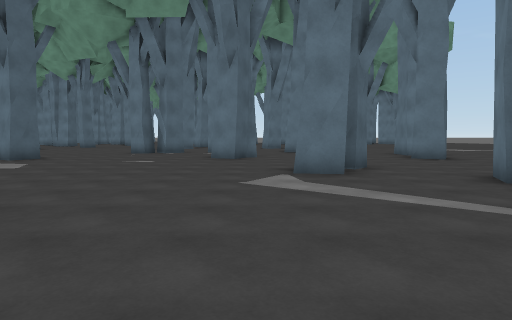
view 1 (above)

24 first-person views from a walk through a scene from a Unity 3-D project. The camera is 1.4 m above the floor, tilts 4° down and sees 75° across. Doors are open. The floor is counted in squares, 2 m on a side. Each view is taken from the middle of a square. On the plan, view 1 faces up. The plan holds only what a view shows up to about 10 squares ahead; the rest is blank. The place goes on beyond the plan. Surface patterns are stand-ins for the level's own textures.

view 2
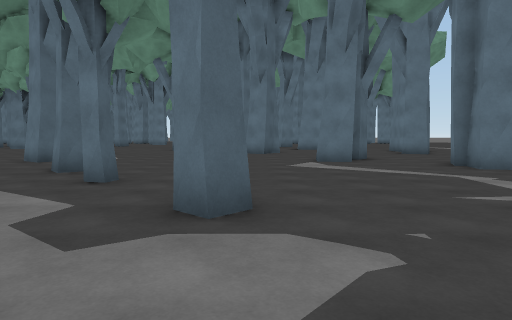

view 3
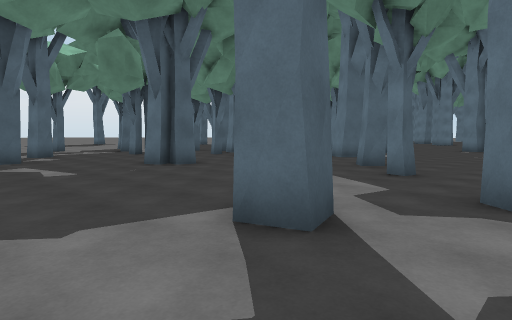

view 4
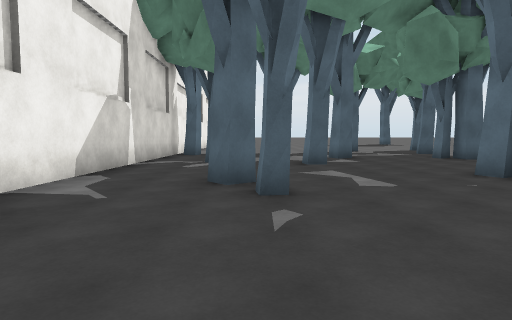

view 5
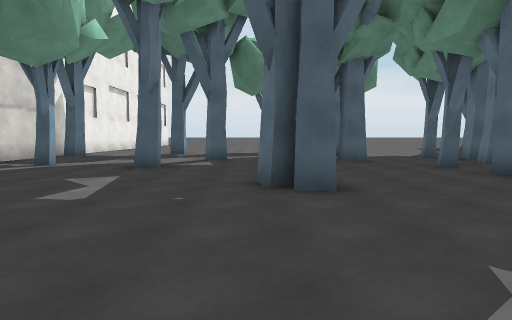

view 6
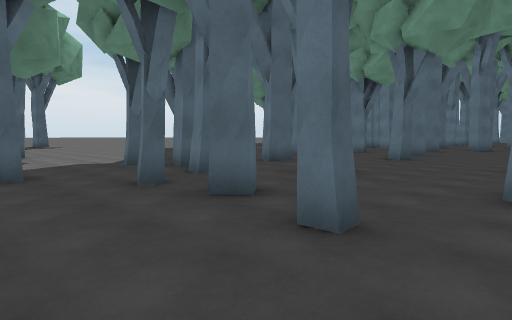

view 7
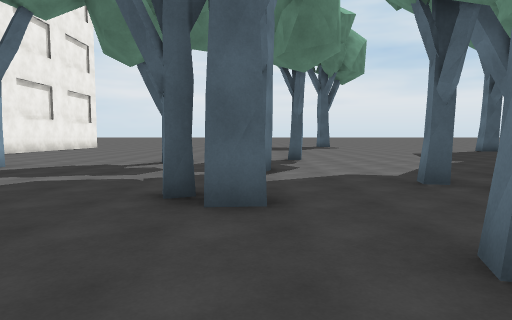

view 8
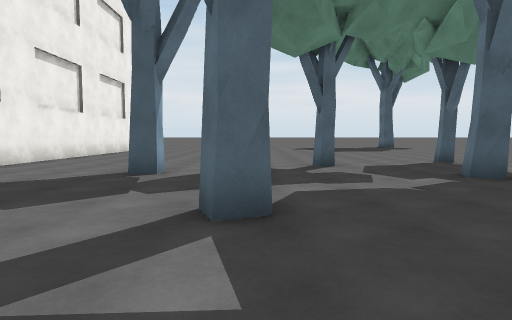

view 9
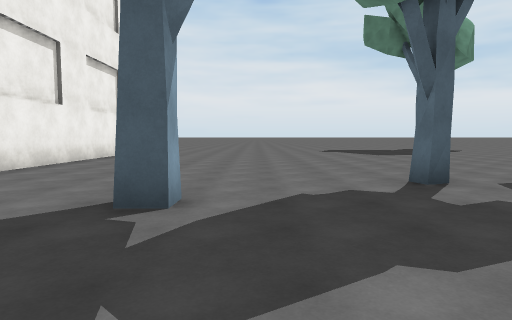

view 10
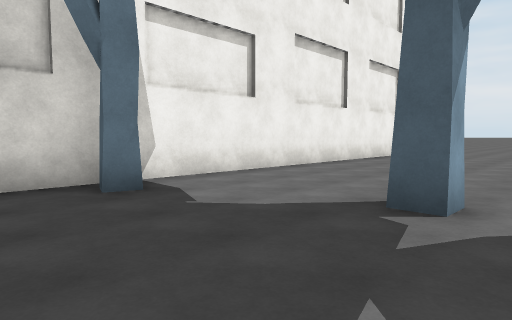

view 11
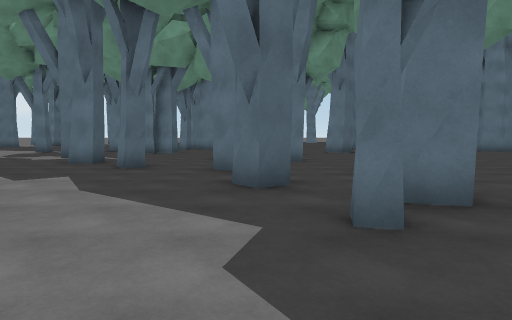

view 12
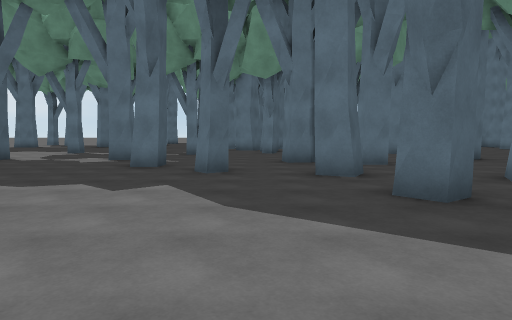

view 13
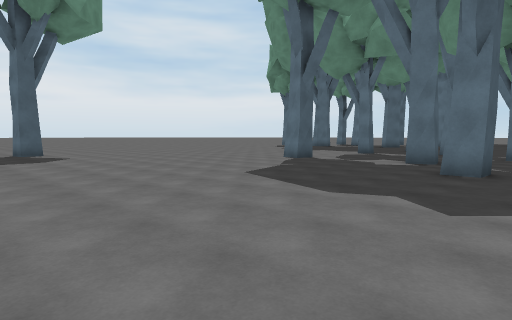

view 14
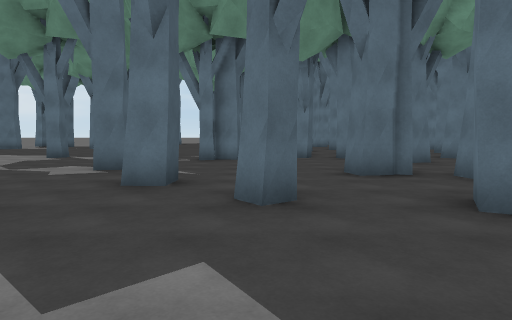

view 15
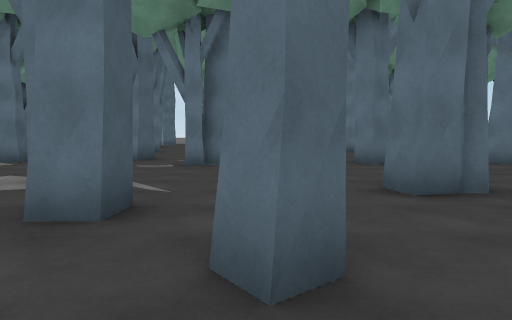

view 16
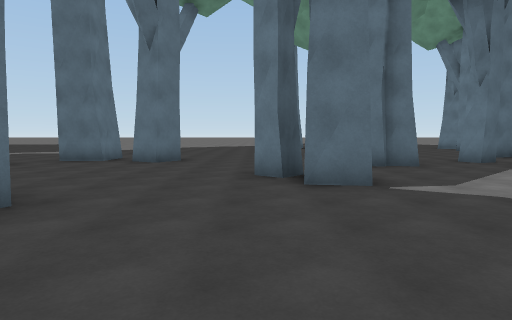

view 17
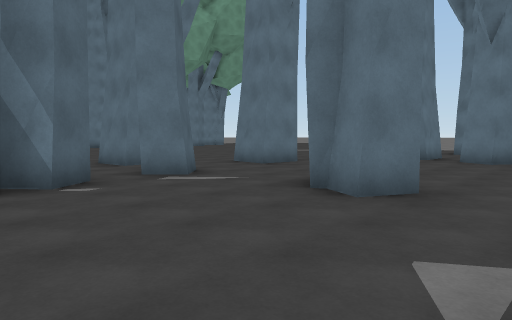

view 18
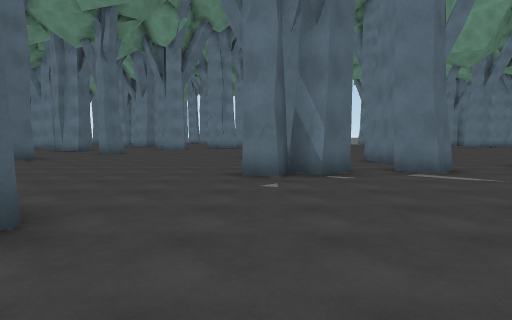

view 19
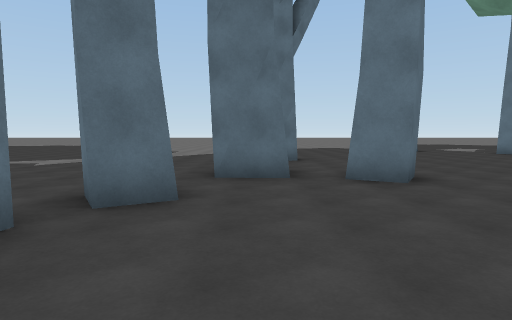

view 20
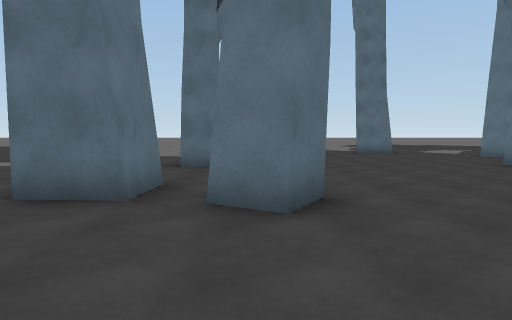

view 21
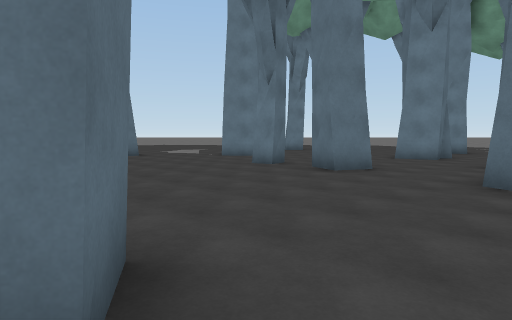

view 22
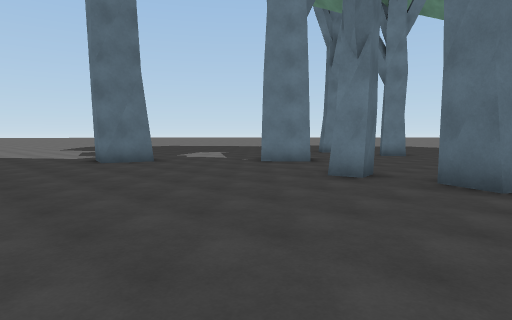

view 23
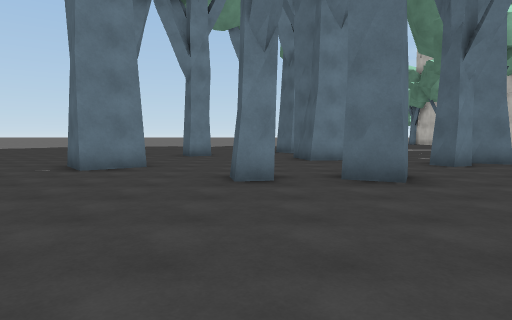

view 24
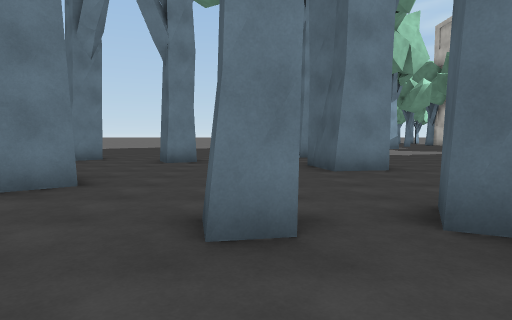

### Floor plan
Points are (right, up) in squares from view 1. A wall is a line through its corners. A room is listed if a view was taken in it or the views show most of it. See-through windows are left out.
Room 1 (views 1, 2, 3, 4, 5, 6, 7, 8, 9, 10, 11, 12, 13, 14, 15, 16, 17, 18)
walls: (-13.7, 6.3) (-14.5, 6.6); (-15.5, 7.8) (-16, 7.5) (-16.4, 8); (-16.6, 9.9) (-16.9, 10.1) (-16.6, 10.6); (-16, 10.4) (-16.3, 9.8) (-16.9, 10.1); (-6.7, 6.5) (-6.9, 6.1) (-7.7, 6.6); (-6.8, 10.6) (-7.2, 9.8) (-7.6, 10); (-12.4, 17.6) (-12.8, 18); (-15.5, 17.6) (-16, 17.3) (-16.4, 18); (-15.6, 17.6) (-16, 17.4); (-11.6, 18.1) (-12.1, 17.6); (-0.6, 10.4) (-1.4, 10.9) (-1.1, 11.5) (-1.3, 11.8); (-3, 14.6) (-3.8, 14) (-4.3, 14.7); (-19.8, 17.2) (-20.4, 17.3); (-1.9, 14.6) (-2.2, 15); (1.7, 6.2) (0.8, 6.4) (0.9, 7.3); (-0.9, 14.9) (-1.6, 14.3) (-2.1, 14.8); (-24.1, -7.2) (-7, -7.2); (-1.1, 17) (-1.5, 16.9) (-1.7, 18.2); (3.6, 1.6) (4.3, 1.2); (4.5, 4) (3.8, 4.2) (4, 4.9)
ways out: opening at (-1, 13.5) to room 2; opening at (0.8, 8.2) to room 2; opening at (4, 2.5) to room 2; opening at (6.5, -1.2) to room 2; opening at (-1, 16) to room 3; gap at (-3, 15)
objects: other object (-26, 14); other object (-26, 18); other object (-22, 14); other object (-21, 12); other object (-21, 17); other object (-20, 4); other object (-19, 1); other object (-19, 11); other object (-17, -3); other object (-17, 3); other object (-17, 13); other object (-17, 18); other object (-16, -6); other object (-16, 13) to (-16, 14); other object (-15, 6); other object (-15, 13); other object (-15, 16); other object (-14, -1); other object (-14, 2); other object (-14, 3); other object (-12, -5); other object (-12, -3) to (-12, -2); other object (-12, 4); other object (-12, 6); other object (-11, 8); other object (-11, 12); other object (-10, 5); other object (-9, 0); other object (-9, 1); other object (-8, -4); other object (-8, 4); other object (-7, -4); other object (-5, 4); other object (-5, 14); other object (-3, -2); other object (-3, 2); other object (-1, 0); other object (3, 0)
Room 2 (views 19, 20, 21, 22, 23, 24)
walls: (7.5, 4.6) (7.8, 5) (8.6, 4.6) (8.2, 3.7); (7.3, 4) (7.8, 5); (9.8, 11.8) (9.7, 12.8); (5.9, 10.2) (5, 10.7) (5.5, 11.5); (12.6, 2.3) (13.6, 3.1) (14.4, 2.2); (15.7, 5.3) (16.1, 6.7) (17.5, 6.4); (16, 6.3) (16.1, 6.7); (7, 12.4) (5.6, 12.5) (5.7, 13.6); (3.7, 4.9) (4.2, 5.9); (7.2, 0) (8.4, 0.3) (8.6, -0.9) (8.8, -1.1); (5.6, 13.2) (5.7, 13.9); (3.7, 13.8) (3.2, 14.6) (4, 15.1); (11.6, -2.2) (12.3, -1.8) (12.7, -2.6); (3.4, 14.2) (3.2, 14.6); (2.6, 14.9) (1.3, 15); (14.9, -3) (15.4, -2.6)
ways out: opening at (-1, 13.5) to room 1; opening at (0.8, 8.2) to room 1; opening at (4, 2.5) to room 1; opening at (6.5, -1.2) to room 1; opening at (0.5, 15) to room 3; opening at (2, 17.5) to room 3
objects: other object (2, 8); other object (5, 2); other object (10, 4)
Room 3 (no view inside)
walls: (1.3, 15) (1.5, 16.3)
ways out: opening at (-1, 16) to room 1; opening at (0.5, 15) to room 2; opening at (2, 17.5) to room 2

Positions as (right, up) in squares from view 1, and headings:
1: (0, 0), facing up
2: (-1, -3), facing up
3: (-1, -4), facing up-left
4: (-3, -4), facing left
5: (-4, 0), facing left
6: (-7, 2), facing up-left
7: (-10, 3), facing left
8: (-11, -1), facing left
9: (-14, -2), facing left
10: (-14, -2), facing down-left
11: (-16, 3), facing up
12: (-18, 4), facing up
13: (-19, 5), facing up-left
14: (-19, 7), facing up
15: (-19, 9), facing up
16: (-4, 8), facing right
17: (-5, 9), facing up-right
18: (-5, 8), facing up
19: (0, 13), facing right
20: (2, 11), facing right
21: (4, 11), facing down-right
22: (7, 10), facing down-right
23: (10, 10), facing down
24: (10, 7), facing down
